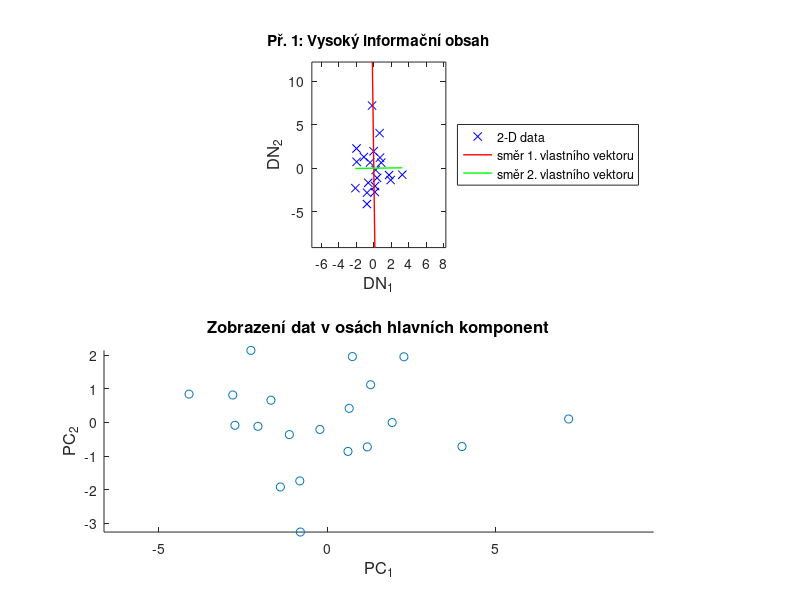
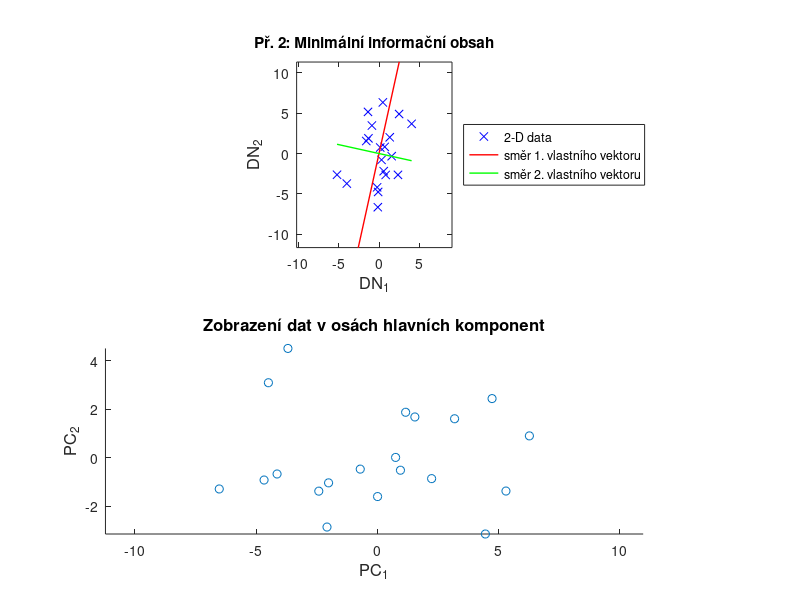

Reproduce these figures in MATLAB, in order.
clear;
close all;
clc;
warning('off', 'all');

%% První příklad: Vliv transformace na první hlavní komponentu s vysokým informačním obsahem
% Generování dvourozměrných datových sad
m = 10;
n = 2;


L1 = randn(m, n);
L2 = randn(m, n) * 3;

V1 = reshape(L1, [1, m * n]);
V2 = reshape(L2, [1, m * n]);
V1 = double(V1);
V2 = double(V2);

P1(:, 1) = V1 - mean(V1);
P1(:, 2) = V2 - mean(V2);

disp('kovarianční matice (př 1.):');
S1 = cov(P1)
disp('korelační matice (př 1.):');
R1 = corrcoef(P1)
[V1, D1] = eig(S1);

[d1, ind1] = sort(abs(diag(D1)), 'descend');
disp('vlastní čísla kovarianční matice (př 1.):');
Ds1 = D1(ind1, ind1)
disp('vlastní vektory kovarianční matice (př 1.):');
Vs1 = V1(:, ind1)
pc1 = Vs1;

P_rot1 = P1 * pc1;

figure;
subplot(2, 1, 1);
plot(P1(:, 1), P1(:, 2), 'bx');
axis equal;
title('Př. 1: Vysoký informační obsah');
hold on;
legend_str = {'2-D data', 'směr 1. vlastního vektoru', 'směr 2. vlastního vektoru'};
hL = legend(legend_str, 'Location', 'eastoutside');
line([min(P1(:, 1)), max(P1(:, 1))], [min(P1(:, 1))*pc1(2,1)/pc1(1,1), max(P1(:, 1))*pc1(2,1)/pc1(1,1)], 'Color', 'r', 'LineWidth', 1);
line([min(P1(:, 1)), max(P1(:, 1))], [min(P1(:, 1))*pc1(2,2)/pc1(1,2), max(P1(:, 1))*pc1(2,2)/pc1(1,2)], 'Color', 'g', 'LineWidth', 1);
legend('2-D data', 'směr 1. vlastního vektoru', 'směr 2. vlastního vektoru');
xlabel('DN_1', 'FontSize', 12);
ylabel('DN_2', 'FontSize', 12);
hold off;
axis([min(P1(:, 1)) - 5 max(P1(:, 1)) + 5 min(P1(:, 2)) - 5, max(P1(:, 2)) + 5]);

subplot(2, 1, 2);
scatter(P_rot1(:, 1), P_rot1(:, 2), 'rx');
title('Zobrazení dat v osách hlavních komponent', 'FontSize', 12);
xlabel('PC_1', 'FontSize', 12);
ylabel('PC_2', 'FontSize', 12);
axis equal;

disp('informační obsah první komponenty (př 1.):');
d1(1) / sum(d1)
disp('informační obsah druhé komponenty (př 1.):');
d1(2) / sum(d1)

%% Druhý příklad: Vliv transformace s minimálním informačním obsahem
% Generování dvourozměrných datových sad
x(1, :) = randn(1, 20) * (-2);
x(2, :) = randn(1, 20) * 3.5;

V1 = x(1, :)';
V2 = x(2, :)';
V1 = double(V1);
V2 = double(V2);

P2 = [V1, V2];
P2 = P2 - mean(P2);

disp('kovarianční matice (př 2.):');
S2 = cov(P2)
disp('korelační matice (př 2.):');
R2 = corrcoef(P2)
[V2, D2] = eig(S2);

[d2, ind2] = sort(abs(diag(D2)), 'descend');
disp('vlastní čísla kovarianční matice (př 2.):');
Ds2 = D2(ind2, ind2)
disp('vlastní vektory kovarianční matice (př 2.):');
Vs2 = V2(:, ind2)
pc2 = Vs2;

P_rot2 = P2 * pc2;

figure;
subplot(2, 1, 1);
plot(P2(:, 1), P2(:, 2), 'bx');
axis equal;
title('Př. 2: Minimální informační obsah');
hold on;
line([min(P2(:, 1)), max(P2(:, 1))], [min(P2(:, 1))*pc2(2,1)/pc2(1,1), max(P2(:, 1))*pc2(2,1)/pc2(1,1)], 'Color', 'r', 'LineWidth', 1);
line([min(P2(:, 1)), max(P2(:, 1))], [min(P2(:, 1))*pc2(2,2)/pc2(1,2), max(P2(:, 1))*pc2(2,2)/pc2(1,2)], 'Color', 'g', 'LineWidth', 1);
legend('2-D data', 'směr 1. vlastního vektoru', 'směr 2. vlastního vektoru');
xlabel('DN_1', 'FontSize', 12);
ylabel('DN_2', 'FontSize', 12);
legend_str = {'2-D data', 'směr 1. vlastního vektoru', 'směr 2. vlastního vektoru'};
hL = legend(legend_str, 'Location', 'eastoutside');
hold off;
axis([min(P2(:, 1)) - 5 max(P2(:, 1)) + 5 min(P2(:, 2)) - 5, max(P2(:, 2)) + 5]);

subplot(2, 1, 2);
scatter(P_rot2(:, 1), P_rot2(:, 2), 'rx');
title('Zobrazení dat v osách hlavních komponent', 'FontSize', 12);
xlabel('PC_1', 'FontSize', 12);
ylabel('PC_2', 'FontSize', 12);
axis equal;

disp('informační obsah první komponenty (př 2.):');
d2(1) / sum(d2)
disp('informační obsah druhé komponenty (př 2.):');
d2(2) / sum(d2)